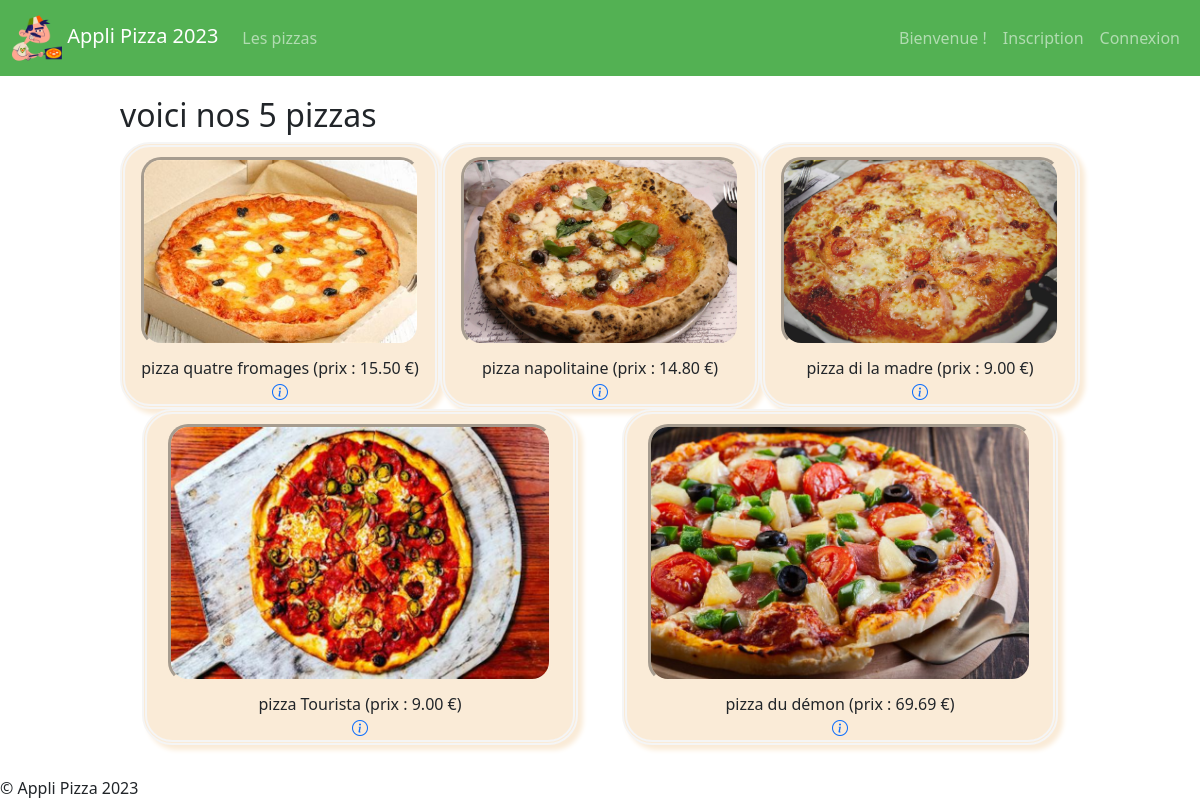
Page /pizzas/ on the committed database.
### applipizza/models.py (models this page shows)
class Pizza(models.Model) :
    idPizza = models.AutoField(primary_key = True)
    nomPizza = models.CharField(max_length = 50, verbose_name = 'le nom de cette pizza')
    prix = models.DecimalField(max_digits = 4, decimal_places = 2, verbose_name = 'le prix')
    image = models.ImageField(default = 'imagesPizzas/default.PNG', upload_to = 'imagesPizzas/')
    def __str__(self) -> str :
        return 'pizza ' + self.nomPizza + ' (prix : ' + str(self.prix) + ' €)'

### applipizza/views.py (the view)
# urls.py: path('pizzas/', views.pizzas),
def pizzas(request) :
    user = None
    if request.user.is_authenticated :
        user = PizzaUser.objects.get(id = request.user.id)
    lesPizzas = Pizza.objects.all()
    return render(
        request,
        'applipizza/pizzas.html',
        {'pizzas' : lesPizzas, 'user' : user}
    )

### applipizza/templates/applipizza/pizzas.html (shortened to what this page needs)
{% extends 'applipizza/base.html' %}
{% block main %}
<h2>voici nos {{pizzas|length}} pizzas</h2>
<div class="d-flex justify-content-around">
    {% for piz in pizzas %}
    {% if forloop.counter0|divisibleby:3 %}
    </div>
    <div class="d-flex justify-content-around">
    {% endif %}
    <div class="divPizza">
        <div>
            <a href="/pizzas/{{piz.idPizza}}">
                <img src="{{MEDIA_URL}}{{piz.image}}" alt="image de pizza" title="{{piz.nomPizza}}">
            </a>
        </div>
        <div>{{piz}}</div>
        <div>
            <a href="/pizzas/{{piz.idPizza}}/"><i class="bi bi-info-circle"></i></a>
        </div>
    </div>
    {% endfor %}
</div>
{% endblock %}

### applipizza/static/applipizza/css/styles.css (style rules this page uses)
.Site { display: flex; min-height: 100vh; flex-direction: column; }
.divPizza { background-color: antiquewhite; border: thick double whitesmoke; border-radius: 30px; text-align: center; box-shadow: 5px 5px 5px antiquewhite; }
.divPizza img { object-fit: cover; width: 90%; height: 90%; margin: 10px; border-style: inset; border-color:antiquewhite; border-radius: 20px; }

### rows in the picture
Pizza: image (picture), nomPizza+prix "pizza quatre fromages (prix : 15.50 €)"
Pizza: image (picture), nomPizza+prix "pizza napolitaine (prix : 14.80 €)"
Pizza: image (picture), nomPizza+prix "pizza di la madre (prix : 9.00 €)"
Pizza: image (picture), nomPizza+prix "pizza Tourista (prix : 9.00 €)"
Pizza: image (picture), nomPizza+prix "pizza du démon (prix : 69.69 €)"

### other values in the picture
{{ pizzas|length }} "5"
